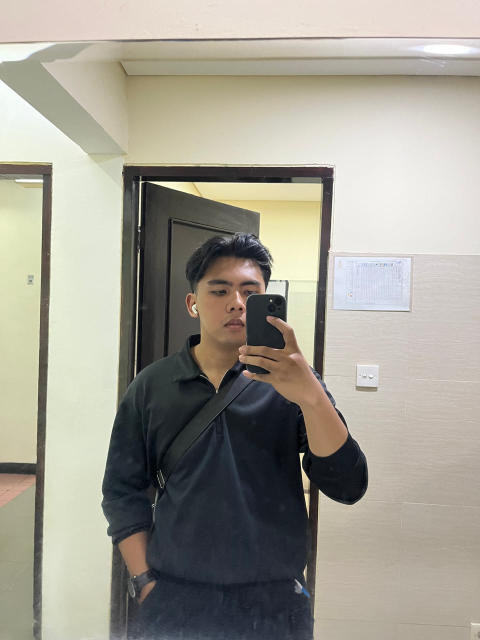
#> input picture foto_diri_kompresi.jpg, 960 x 1280 px (shown at 1/2 size)
$ jupyter execute kompresi_citra.ipynb
#> lines starting #> are read from the running program, lines starting #| are printed output that depends on the picture
[cell 1]
import cv2
import numpy as np
import matplotlib.pyplot as plt
from PIL import Image
import io

### Baca gambar

[cell 2]
img = cv2.imread('foto_diri_kompresi.jpg')
#> img is the input picture: shape (1280, 960, 3); mean B, G, R 146.2, 157.2, 160.7
img_rgb = cv2.cvtColor(img, cv2.COLOR_BGR2RGB)

### Kompres JPEG kualitas rendah (10%)

[cell 3]
encode_param = [int(cv2.IMWRITE_JPEG_QUALITY), 10]
_, buffer = cv2.imencode(".jpg", img, encode_param)
img_jpeg = cv2.imdecode(buffer, 1)

### Fungsi kuantisasi warna ke 4 level (0, 64, 128, 192)

[cell 4]
def quantize(img):
    return (img // 64) * 64
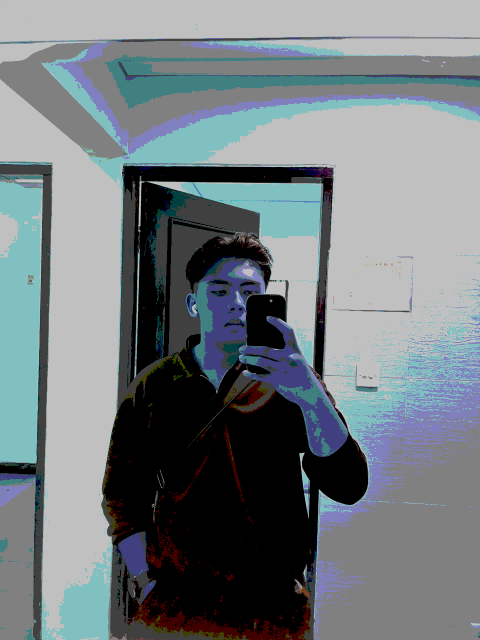
#> returned value: shape (1280, 960, 3) (shown at 1/2 size); mean of channels 0, 1, 2 128, 123.7, 115.3; drawn as B, G, R

img_quant = quantize(img_rgb)

### Fungsi hitung ukuran gambar (KB)

[cell 5]
def get_size(img_array):
    pil_img = Image.fromarray(img_array)
    buffer = io.BytesIO()
    pil_img.save(buffer, format="PNG")
    return len(buffer.getvalue()) / 1024

### Tampilkan hasil

[cell 6]
images = [img_rgb, cv2.cvtColor(img_jpeg, cv2.COLOR_BGR2RGB), img_quant]
titles = [
    f"Asli ({get_size(img_rgb):.2f} KB)",
    f"JPEG 10% ({get_size(img_jpeg):.2f} KB)",
    f"RGB 4 Level ({get_size(img_quant):.2f} KB)"
]
#> titles = ['Asli (724.79 KB)', 'JPEG 10% (197.36 KB)', 'RGB 4 Level (93.01 KB)']

[cell 7]
plt.figure(figsize=(15, 5))
for i in range(3):
    plt.subplot(1, 3, i + 1)
    plt.imshow(images[i])
    plt.title(titles[i])
    plt.axis('off')
plt.tight_layout()
plt.show()
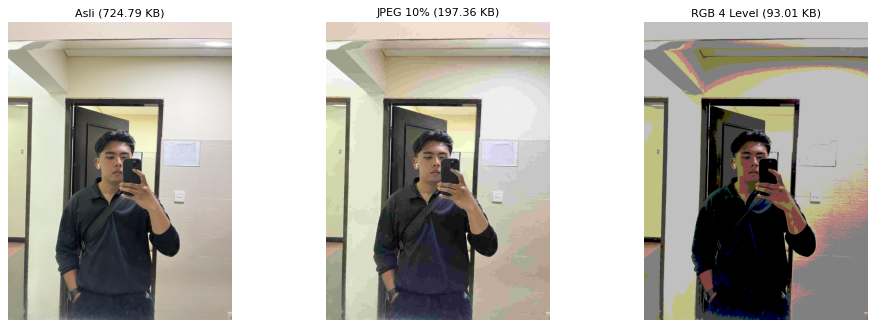
#> figure drawn by matplotlib, 3 panels
